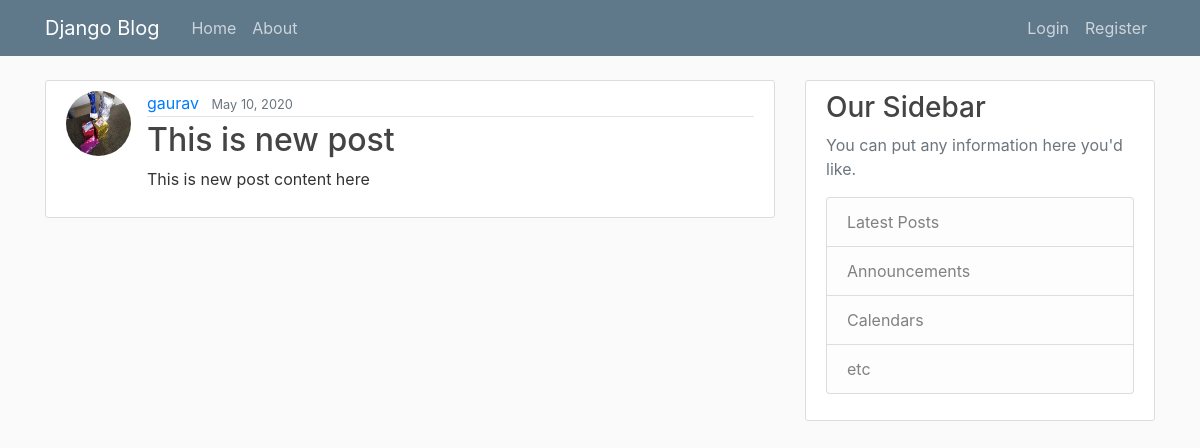
Page /post-detail/9 on the committed database.
### blog/models.py (models this page shows, shortened)
class PostModel(models.Model):
    title = models.CharField(max_length=100)
    content = models.TextField()
    date_posted = models.DateTimeField(default=timezone.now)
    author = models.ForeignKey(User, on_delete=models.CASCADE)

### users/models.py (models this page shows, shortened)
class Profile(models.Model):
    user = models.OneToOneField(User, on_delete=models.CASCADE)
    profile_image = models.ImageField(default="default.png", upload_to="profile_img")

### blog/views.py (the view)
# urls.py: path('post-detail/<int:pk>', views.PostDetailView.as_view(), name="post-detail"),
class PostDetailView(DetailView):
    model = PostModel
    template_name = 'blog/post-detail.html'

### blog/templates/blog/post-detail.html (shortened to what this page needs)
{% extends 'base.html' %}
{% block content %}
    <article class="media content-section">
      <img class="rounded-circle article-img" src="{{ object.author.profile.profile_image.url }}" alt="">
      <div class="media-body">
        <div class="article-metadata">
          <a class="mr-2" href="#">{{ object.author }}</a>
          <small class="text-muted">{{ object.date_posted|date:"F d, Y"}}</small>
        </div>
        <h2 class="article-title">{{ object.title }}</h2>
        <p class="article-content">{{ object.content }}</p>
      </div>
    </article>
{% endblock content %}

### static/css/main.css (style rules this page uses)
body { background: #fafafa; color: #333333; margin-top: 5rem; }
h1, h2, h3, h4, h5, h6 { color: #444444; }
.content-section { background: #ffffff; padding: 10px 20px; border: 1px solid #dddddd; border-radius: 3px; margin-bottom: 20px; }
.article-title { color: #444444; }
.article-content { white-space: pre-line; }
.article-img { height: 65px; width: 65px; margin-right: 16px; }
.article-metadata { padding-bottom: 1px; margin-bottom: 4px; border-bottom: 1px solid #e3e3e3 }

### rows in the picture
PostModel: author.profile.profile_image (picture), author "gaurav", date_posted "May 10, 2020", title "This is new post", content "This is new post content here"
